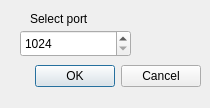
<?xml version="1.0" encoding="UTF-8"?>
<ui version="4.0">
 <class>UDPInputCreator</class>
 <widget class="QDialog" name="UDPInputCreator">
  <property name="geometry">
   <rect>
    <x>0</x>
    <y>0</y>
    <width>210</width>
    <height>108</height>
   </rect>
  </property>
  <property name="windowTitle">
   <string>Dialog</string>
  </property>
  <widget class="QDialogButtonBox" name="buttonBox">
   <property name="geometry">
    <rect>
     <x>10</x>
     <y>60</y>
     <width>191</width>
     <height>32</height>
    </rect>
   </property>
   <property name="orientation">
    <enum>Qt::Horizontal</enum>
   </property>
   <property name="standardButtons">
    <set>QDialogButtonBox::Cancel|QDialogButtonBox::Ok</set>
   </property>
  </widget>
  <widget class="QSpinBox" name="portBox">
   <property name="geometry">
    <rect>
     <x>20</x>
     <y>30</y>
     <width>111</width>
     <height>27</height>
    </rect>
   </property>
   <property name="minimum">
    <number>1024</number>
   </property>
   <property name="maximum">
    <number>64000</number>
   </property>
  </widget>
  <widget class="QLabel" name="label">
   <property name="geometry">
    <rect>
     <x>30</x>
     <y>10</y>
     <width>111</width>
     <height>17</height>
    </rect>
   </property>
   <property name="text">
    <string>Select port</string>
   </property>
  </widget>
 </widget>
 <resources/>
 <connections>
  <connection>
   <sender>buttonBox</sender>
   <signal>accepted()</signal>
   <receiver>UDPInputCreator</receiver>
   <slot>accept()</slot>
   <hints>
    <hint type="sourcelabel">
     <x>248</x>
     <y>254</y>
    </hint>
    <hint type="destinationlabel">
     <x>157</x>
     <y>274</y>
    </hint>
   </hints>
  </connection>
  <connection>
   <sender>buttonBox</sender>
   <signal>rejected()</signal>
   <receiver>UDPInputCreator</receiver>
   <slot>reject()</slot>
   <hints>
    <hint type="sourcelabel">
     <x>316</x>
     <y>260</y>
    </hint>
    <hint type="destinationlabel">
     <x>286</x>
     <y>274</y>
    </hint>
   </hints>
  </connection>
 </connections>
</ui>
